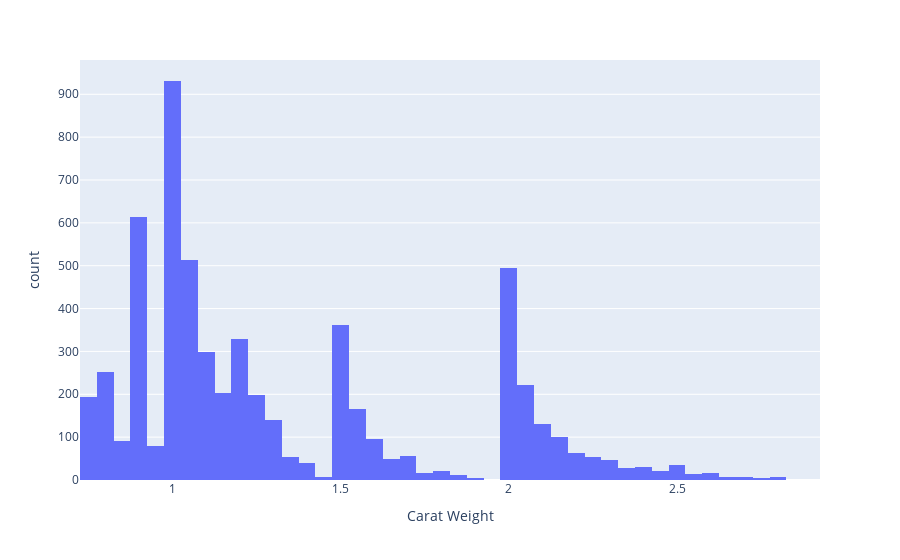

Notebook source saved alongside this figure:
### Markdown cell above
### <font style = "color:rgb(77, 173, 255)"> **Example 1 - Simple Histograms** </font>

### Code cell
# This is how you build a simple histogram

fig = px.histogram(df, 
                   x = "Carat Weight"
                  )

fig.show()

### Figure 1 — Plotly figure (JSON) as saved in the notebook; plotly's stock layout.template omitted (floating-point values rounded to 4 significant figures; data arrays with more than 128 entries replaced by an {"elided": "..."} marker saying what was removed)
{"data": [{"alignmentgroup": "True", "bingroup": "x", "hovertemplate": "Carat Weight=%{x}<br>count=%{y}<extra></extra>", "legendgroup": "", "marker": {"color": "#636efa", "pattern": {"shape": ""}}, "name": "", "offsetgroup": "", "orientation": "v", "showlegend": false, "type": "histogram", "x": {"elided": "6000 float values"}, "xaxis": "x", "yaxis": "y"}], "layout": {"autosize": true, "barmode": "relative", "legend": {"tracegroupgap": 0}, "margin": {"t": 60}, "xaxis": {"anchor": "y", "autorange": true, "domain": [0, 1], "range": [0.725, 2.925], "title": {"text": "Carat Weight"}, "type": "linear"}, "yaxis": {"anchor": "x", "autorange": true, "domain": [0, 1], "range": [0, 980], "title": {"text": "count"}}}}
